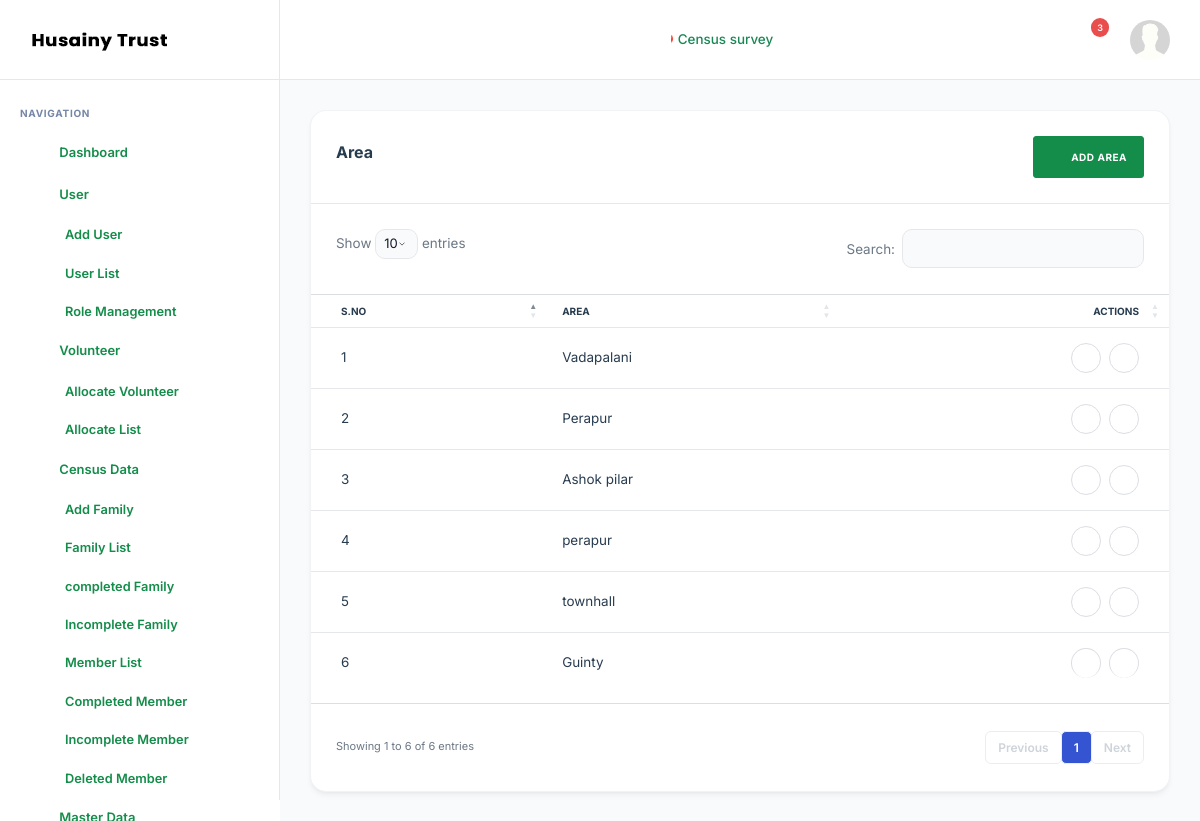
Page /area/ (signed in) on the committed database.
### censesapp/models.py (models this page shows, shortened)
class News(models.Model):
    content = models.TextField()
    created_at = models.DateTimeField(auto_now_add=True)

class Area(models.Model):
    city = models.ForeignKey(City, on_delete=models.CASCADE, related_name="areas")
    name = models.CharField(max_length=100)
    class Meta:
        unique_together = ('city', 'name')

### censesapp/views.py (the view, shortened to what this page needs)
# urls.py: path('area/', area, name='area'),
@login_required(login_url="/")
def area(request):
    areas = Area.objects.select_related(
        'city',
        'city__state',
        'city__state__country'
    ).all().order_by("-id")
    cities = City.objects.select_related(
        'state',
        'state__country'
    ).all()
    return render(request, "area.html", {
        "areas": areas,
        "cities": cities
    })

### censesapp/context_processors.py (called while the page is built)
def news_context(request):
    news = News.objects.first()
    return {"site_news": news}

### templates/area.html (shortened to what this page needs)
{% extends 'base.html' %}
{% load static %}
{% block content %}
<main class="nxl-container">
    <div class="nxl-content">
        <div class="main-content">
            <div class="row">
                <div class="col-xl-12">
                    <div class="card invoice-container">
                        <div class="card-header">
                            <h5>Area</h5>
                            <a href="#" class="btn btn-primary" data-bs-toggle="modal" data-bs-target="#addAreaModal">
                                <i class="feather-plus me-2"></i>
                                <span>Add Area</span>
                            </a>
                        </div>
                        <div class="col-lg-12">
                            <div class="card-body p-0">
                                <div class="table-responsive">
                                    <table class="table table-hover" id="projectList">
                                        <thead>
                                            <tr>
                                                <th>S.No</th>
                                                <th>Area</th>
                                                <th class="text-end">Actions</th>
                                            </tr>
                                        </thead>
                                        <tbody>
                                            {% for a in areas %}
                                            <tr>
                                                <td>{{ forloop.counter }}</td>
                                                <td>{{ a.name }}</td>
                                                <td class="text-end">
                                                    <div class="hstack gap-2 justify-content-end">
                                                        <a href="#" class="edit-btn avatar-text avatar-md"
                                                            data-id="{{ a.id }}" data-name="{{ a.name }}"
                                                            data-city="{{ a.city.id }}" data-bs-toggle="modal"
                                                            data-bs-target="#editAreaModal">
                                                            <i class="fa fa-edit text-warning"></i>
                                                        </a>
                                                        <a href="{% url 'deletearea' a.id %}"
                                                            onclick="return confirm('Are you sure?')">
                                                            <i
                                                                class="fa fa-trash text-danger avatar-text avatar-md"></i>
                                                        </a>
                                                    </div>
                                                </td>
                                            </tr>
                                            {% empty %}
                                            <tr>
                                                <td colspan="3" class="text-center">No Areas Found</td>
                                            </tr>
                                            {% endfor %}
                                        </tbody>
                                    </table>
                                </div>
                            </div>
                        </div>
                    </div>
                </div>
            </div>
        </div>
    </div>
</main>
{% endblock content %}

### templates/base.html (shortened to what this page needs)
{% load static %}
<!DOCTYPE html>
<html lang="zxx">
<head>
    <link rel="stylesheet" type="text/css" href="{% static 'assets/css/bootstrap.min.css' %}">
    <link rel="stylesheet" type="text/css" href="{% static 'assets/vendors/css/tagify.min.css' %}">
    <link rel="stylesheet" type="text/css" href="{% static 'assets/vendors/css/tagify-data.min.css' %}">
    <link rel="stylesheet" type="text/css" href="{% static 'assets/vendors/css/quill.min.css' %}">
    <link rel="stylesheet" type="text/css" href="{% static 'assets/vendors/css/select2-theme.min.css' %}">
    <link rel="stylesheet" type="text/css" href="{% static 'assets/vendors/css/datepicker.min.css' %}">
    <link rel="stylesheet" type="text/css" href="{% static 'assets/css/bootstrap.min.css' %}">
    <link rel="stylesheet" type="text/css" href="{% static 'assets/vendors/css/vendors.min.css' %}">
    <link rel="stylesheet" type="text/css" href="{% static 'assets/vendors/css/dataTables.bs5.min.css' %}">
    <link rel="stylesheet" type="text/css" href="{% static 'assets/vendors/css/select2.min.css' %}">
    <link rel="stylesheet" type="text/css" href="{% static 'assets/vendors/css/select2-theme.min.css' %}">
    <link rel="stylesheet" type="text/css" href="{% static 'assets/css/theme.min.css' %}">
</head>
<body>
    <nav class="nxl-navigation">
        <div class="navbar-wrapper">
            <div class="m-header">
                <a href="index.html" class="b-brand">
                    <img src="{% static 'assets/images/censes-logo.png' %}" alt="" class="logo logo-lg" />
                </a>
            </div>
            <div class="navbar-content">
                <ul class="nxl-navbar">
                    <li class="nxl-item nxl-caption">
                        <label>Navigation</label>
                    </li>
                    {% if request.user.is_authenticated %}
                    {% if request.user.profile and request.user.profile.role == "volunteer" %}
                    <li class="nxl-item nxl-hasmenu">
                        <a href="/addfamily/" class="nxl-link">
                            <span class="nxl-micon"><i class="feather-user-plus"></i></span>
                            <span class="nxl-mtext">Add Family</span>
                        </a>
                    </li>
                    <li class="nxl-item nxl-hasmenu">
                        <a href="/volunteer-familylist/" class="nxl-link">
                            <span class="nxl-micon"><i class="feather-users"></i></span>
                            <span class="nxl-mtext">Family List</span>
                        </a>
                    </li>
                    <li class="nxl-item nxl-hasmenu">
                        <a href="/memberlist/" class="nxl-link">
                            <span class="nxl-micon"><i class="feather-bar-chart-2"></i></span>
                            <span class="nxl-mtext">Member List</span>
                        </a>
                    </li>
                    <li class="nxl-item nxl-hasmenu">
                        <a href="/incompletemember/" class="nxl-link">
                            <span class="nxl-micon"><i class="feather-user-x"></i></span>
                            <span class="nxl-mtext">Incomplete Member</span>
                        </a>
                    </li>
                    {% else %}
                    <li class="nxl-item nxl-hasmenu">
                        <a href="/dashboard/" class="nxl-link">
                            <span class="nxl-micon"><i class="feather-airplay"></i></span>
                            <span class="nxl-mtext">Dashboard</span>
                        </a>
                    </li>
                    <li class="nxl-item nxl-hasmenu">
                        <a href="javascript:void(0);" class="nxl-link">
                            <span class="nxl-micon"><i class="feather-users"></i></span>
                            <span class="nxl-mtext">User</span><span class="nxl-arrow"><i
                                    class="feather-chevron-right"></i></span>
                        </a>
                        <ul class="nxl-submenu">
                            <li class="nxl-item"><a class="nxl-link" href="/adduser/">Add User</a></li>
                            <li class="nxl-item"><a class="nxl-link" href="/manageuser/">User List</a></li>
                            <li class="nxl-item"><a class="nxl-link" href="/rolemanagement/">Role Management</a></li>
                        </ul>
                    </li>
                    <li class="nxl-item nxl-hasmenu">
                        <a href="javascript:void(0);" class="nxl-link">
                            <span class="nxl-micon"><i class="feather-user"></i></span>
                            <span class="nxl-mtext">Volunteer</span><span class="nxl-arrow"><i
                                    class="feather-chevron-right"></i></span>
                        </a>
                        <ul class="nxl-submenu">
                            <li class="nxl-item"><a class="nxl-link" href="/allocatevolunteer/">Allocate Volunteer</a>
                            </li>
                            <li class="nxl-item"><a class="nxl-link" href="/allocatelist/">Allocate List</a></li>
                        </ul>
                    </li>
                    <li class="nxl-item nxl-hasmenu">
                        <a href="javascript:void(0);" class="nxl-link">
                            <span class="nxl-micon"><i class="feather-bar-chart-2"></i></span>
                            <span class="nxl-mtext">Census Data</span><span class="nxl-arrow"><i
                                    class="feather-chevron-right"></i></span>
                        </a>
                        <ul class="nxl-submenu">
                            <li class="nxl-item"><a class="nxl-link" href="/addfamily/">Add Family</a></li>
                            <li class="nxl-item"><a class="nxl-link" href="/familylist/">Family List</a></li>
                            <li class="nxl-item"><a class="nxl-link" href="/completedfamily/">completed Family</a></li>
                            <li class="nxl-item"><a class="nxl-link" href="/incompletefamily/">Incomplete Family</a>
                            </li>
                            <li class="nxl-item"><a class="nxl-link" href="/memberlist/">Member List</a></li>
                            <li class="nxl-item"><a class="nxl-link" href="/completemember/">Completed Member</a></li>
                            <li class="nxl-item"><a class="nxl-link" href="/incompletemember/">Incomplete Member</a>
                            </li>
                            <li class="nxl-item"><a class="nxl-link" href="/removed-members/">Deleted Member</a>
                            </li>
                        </ul>
                    </li>
                    <li class="nxl-item nxl-hasmenu">
                        <a href="javascript:void(0);" class="nxl-link">
                            <span class="nxl-micon"><i class="feather-database"></i></span>
                            <span class="nxl-mtext">Master Data</span><span class="nxl-arrow"><i
                                    class="feather-chevron-right"></i></span>
                        </a>
                    </li>
                    {% endif %}
                    {% endif %}
                </ul>
            </div>
        </div>
    </nav>
    <header class="nxl-header">
        <div class="header-wrapper">
            <div class="header-left d-flex align-items-center gap-4">
                <div class="nxl-navigation-toggle">
                    <a href="javascript:void(0);" id="menu-mini-button">
                        <i class="feather-align-left"></i>
                    </a>
                </div>
            </div>
            <div class="header-right ms-auto">
                <div class="d-flex align-items-center">
                    <div class="news-container">
                        <div class="news-track" id="newsTrack">
                            <span class="news-item">📢 {{ site_news.content }}</span>
                        </div>
                    </div>
                    <div class="dropdown nxl-h-item">
                        <a class="nxl-head-link me-3" data-bs-toggle="dropdown" href="#" role="button"
                            data-bs-auto-close="outside">
                            <i class="feather-bell"></i>
                            <span class="badge bg-danger nxl-h-badge">3</span>
                        </a>
                    </div>
                    <div class="dropdown nxl-h-item user-profile-dropdown">
                        <a href="javascript:void(0);" data-bs-toggle="dropdown" role="button"
                            data-bs-auto-close="outside">
                            <img src="{% static 'assets/images/avatar/user.jpg' %}" alt="user-image"
                                class="img-fluid user-avtar me-0" />
                        </a>
                    </div>
                </div>
            </div>
        </div>
    </header>
    {% block content %}
    {% endblock content %}
</body>
</html>

### templates/base.html (style rules this page uses)
body, p, h1, h2, h3, h4, h5, h6, span, div, input, button, select, textarea { font-family: 'Inter', sans-serif; }
.main-content { background-color: #F8FAFC; }
.card { border: 1px solid rgba(229, 231, 235, 0.5) !important; box-shadow: 0 4px 6px -1px rgba(0, 0, 0, 0.05), 0 2px 4px -2px rgba(0, 0, 0, 0.05) !important; border-radius: 16px !important; background: #ffffff !important; transition: transform 0.3s ease, box-shadow 0.3s ease !important; }
.nxl-navbar .nxl-link .nxl-mtext { color: #148C4A !important; }
.nxl-navbar .nxl-link .nxl-micon i { color: #148C4A !important; }
.nxl-navbar .nxl-submenu .nxl-link { color: #148C4A !important; }
.btn-primary { background-color: #148C4A !important; border-color: #148C4A !important; }
.news-container { width: 400px; overflow: hidden; position: relative; color: #000; }
.news-track { display: flex; gap: 50px; white-space: nowrap; }
.news-item { font-weight: 500; color: #198754; }

### rows in the picture
News: content "Census survey"
Area: name "Vadapalani"
Area: name "Perapur"
Area: name "Ashok pilar"
Area: name "perapur"
Area: name "townhall"
Area: name "Guinty"
